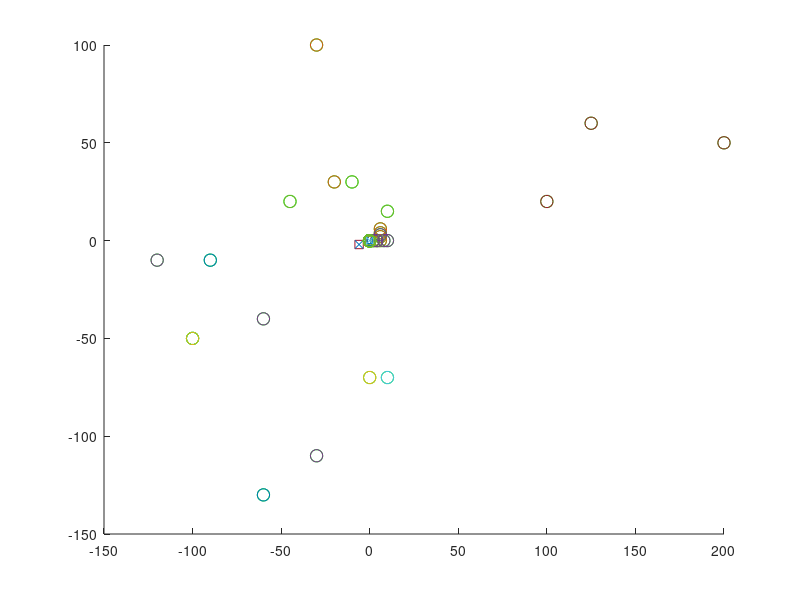

MATLAB code to generate this figure:
%% C shape

hold on
scatter([-30 -20 0],[100 30 0], 80, 'g')
scatter([-30 -20 0],[100 30 0], 80, 'gx')

%% N shape 5 
hold on
scatter([-120 -60 -30 0],[-10 -40 -110 0], 80, 'g')
scatter([-120 -60 -30 0],[-10 -40 -110 0], 80, 'gx')

%% N shape 4 
hold on
scatter([-100 10 0],[-50 -70 0], 80, 'g')
scatter([-100 10 0],[-50 -70 0], 80, 'gx')

%% N shape 3 
hold on
scatter([-90 -60 0],[-10 -130 0], 80, 'g')
scatter([-90 -60 0],[-10 -130 0], 80, 'gx')

%% N shape 1 
hold on
scatter([-100 0 0],[-50 -70 0], 80, 'g')
scatter([-100 0 0],[-50 -70 0], 80, 'gx')

%% P shape 3 
hold on
scatter([-45 -10 10 0],[20 30 15 0], 80, 'g')
scatter([-45 -10 10 0],[20 30 15 0], 80, 'gx')

%% Line 1 
hold on
scatter([200 125 100 0],[50 60 20 0], 80, 'g')
scatter([200 125 100 0],[50 60 20 0], 80, 'gx')

%% Line L Turn 
hold on
scatter([2 4 6 6 6 6],[0 0 0 2 4 6], 80, 'g')
scatter([2 4 6 6 6 6],[0 0 0 2 4 6], 80, 'gx')

%% Line Bump 
hold on
scatter([2 4 6 8 10],[0 0 3 0 0 ], 80, 'g')
scatter([2 4 6 8 10],[0 0 3 0 0 ], 80, 'gx')

%% Plot box, start and goal
hold on
 line([-2.5, -2.5], [-2.5, 2]);
 line([-2.5, 2.5], [-2.5, -2.5]);
 line([2.5, 2.5], [-2.5, 2]);
  line([-1.5, -1.5], [-1.5, 2]);
 line([-1.5, 1.5], [-1.5, -1.5]);
 line([1.5, 1.5], [-1.5, 2]);
 line([-2.5, -1.5], [2, 2]);
 line([2.5, 1.5], [2, 2]);
 scatter(0,0,'sk')
 scatter(0,0,'xk')
 scatter(-6,-2,'sk')
 scatter(-6,-2,'xk')
 
 %% Kuka dig
 hold on
scatter([-0.2 -0.1 -0.05],[-0.1 -0.15 -0.1], 80, 'g')
scatter([-0.2 -0.1 -0.05],[-0.1 -0.15 -0.1], 80, 'gx')

 %% Kuka dig 2
 hold on
scatter([-0.2 -0.1 -0.05],[-0.12 -0.15 -0.08], 80, 'g')
scatter([-0.2 -0.1 -0.05],[-0.12 -0.15 -0.08], 80, 'gx')